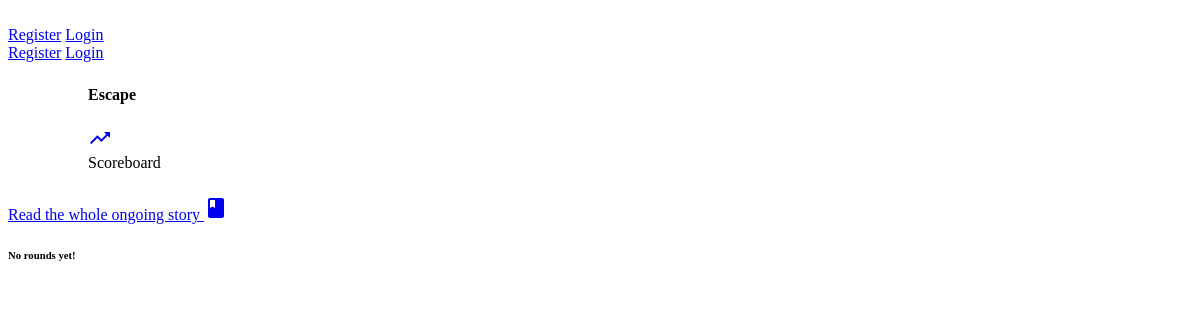
Page /story/782BEFB6 on the earlier database version.
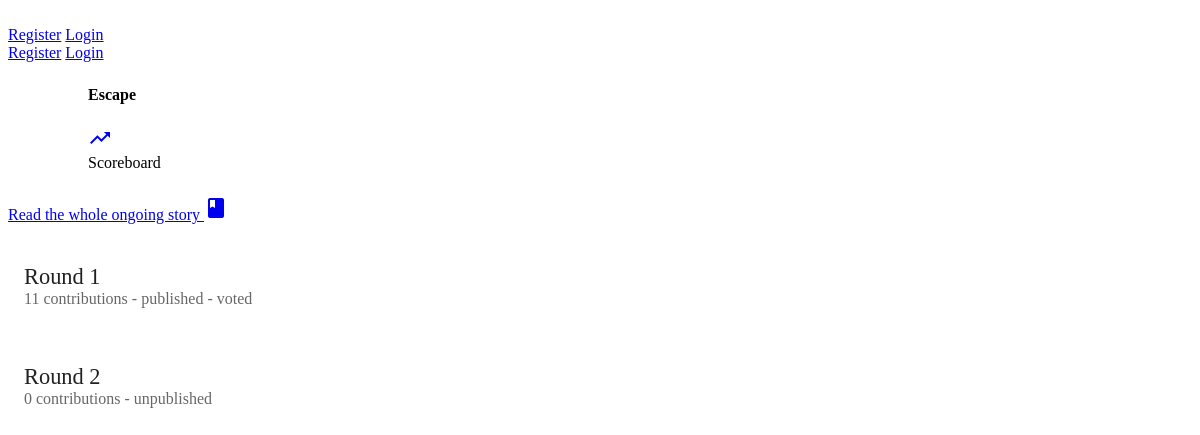
Same page on the later database version.
### storanonymizer/models.py (models this page shows, shortened)
class Round(db.Model):
	id = db.Column(db.Integer, primary_key=True)
	name = db.Column(db.String())
	code = db.Column(db.String(), unique=True)
	contributions = db.relationship("Contribution", backref="round", lazy="select")
	votes = db.relationship("Vote", backref="round", lazy="select")
	winning_contribution_id = db.Column(db.String())
	story_id = db.Column(db.Integer, db.ForeignKey("story.id"))
	public_authors = db.Column(db.Boolean(), default=False)
	public_contributions = db.Column(db.Boolean(), default=False)
	voting = db.Column(db.Boolean(), default=False)
	public_votes = db.Column(db.Boolean(), default=False)

### storanonymizer/views.py (the view)
@app.route("/story/<story_code>")
def story(story_code):
	story = models.Story.query.filter_by(code=story_code).first_or_404()
	rounds = models.Round.query.filter_by(story_id=story.id).all()
	return render_template("story.html", story=story, rounds=rounds)

### storanonymizer/templates/story.html (shortened to what this page needs)
{% extends "base.html" %}
{% block content %}
<div class="storanonymizer__title-bar mdl-color--primary mdl-color-text--white">
	<h4 class="storanonymizer__title-bar__title">{{ story.name }}</h4>
	<div class="storanonymizer__title-bar__subtitle">created by {{ story.user.name }}</div>
	<a class="storanonymizer__voting-button mdl-button mdl-js-button mdl-button--fab mdl-button--mini-fab mdl-button--colored" id="voting-button" href="{{ url_for('story_scoreboard', story_code=story.code) }}">
  		<i class="material-icons">trending_up</i>
	</a>
	<div class="mdl-tooltip mdl-tooltip--right" for="voting-button">
		Scoreboard
	</div>
</div>
<div class="storanonymizer__story-list mdl-grid">
<a class="storanonymizer__story-introduction-button mdl-button mdl-js-button mdl-js-ripple-effect" href="{{ url_for('full_story', story_code=story.code) }}">Read the whole ongoing story <i class="material-icons">book</i></a>
{% for round in rounds %}
	<div class="storanonymizer__round-list-item mdl-cell--5-col mdl-cell--6-col-tablet mdl-shadow--4dp">
		<div class="storanonymizer__round-list-item__title"><a href="{{ url_for('round', round_code=round.code) }}">{{ round.name }}</a></div>
		<div class="storanonymizer__story-list-item__user">{{ round.contributions|length }} {% if round.contributions|length != 1 %}contributions{% else %}contribution{% endif %}{% if round.public_contributions%} - published{% else %} - unpublished{% endif %}{% if round.public_votes %} - voted{% endif %}</div>
	</div>
{% else %}
	<h6>No rounds yet!</h6>
{% endfor %}
</div>
{% endblock %}

Differences in the rows shown:
added Round: name "Round 1", contributions|length "11", public_contributions "- published", public_votes "- voted"
added Round: name "Round 2", contributions|length "0", public_contributions "- unpublished"
Other differences:
text no longer shown: "No rounds yet!"
